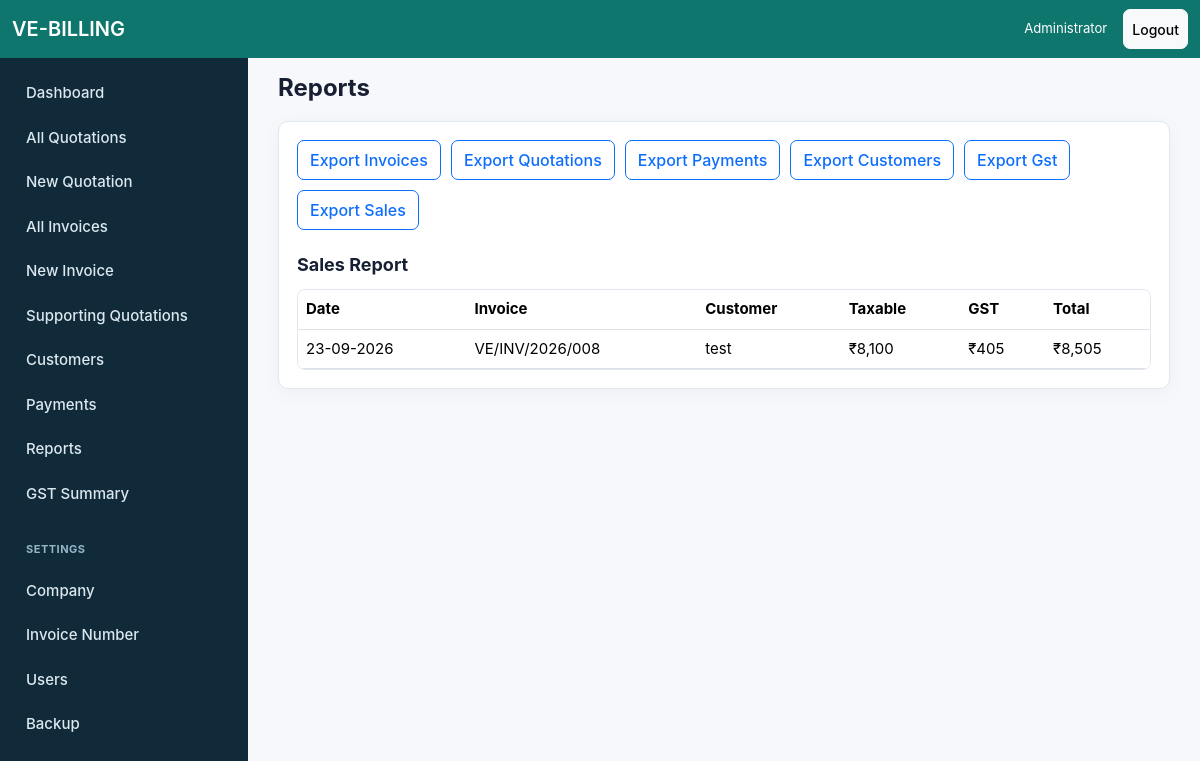
Screenshot of /reports (signed in) with the database file from the repository.
### models/core.py (models this page shows, shortened)
class TimestampMixin:
    created_at = db.Column(db.DateTime, default=datetime.utcnow, nullable=False)
    updated_at = db.Column(db.DateTime, default=datetime.utcnow, onupdate=datetime.utcnow)

class User(UserMixin, TimestampMixin, db.Model):
    id = db.Column(db.Integer, primary_key=True)
    name = db.Column(db.String(120), nullable=False)
    username = db.Column(db.String(80), unique=True, nullable=False)
    email = db.Column(db.String(160), unique=True, nullable=False)
    password_hash = db.Column(db.String(255), nullable=False)
    role = db.Column(db.String(20), default="staff", nullable=False)
    active = db.Column(db.Boolean, default=True, nullable=False)
    @property
    def is_active(self):
        return self.active

class Invoice(TimestampMixin, db.Model):
    id = db.Column(db.Integer, primary_key=True)
    invoice_number = db.Column(db.String(80), unique=True, nullable=False)
    invoice_date = db.Column(db.Date, nullable=False)
    customer_id = db.Column(db.Integer, db.ForeignKey("customer.id"), nullable=False)
    quotation_id = db.Column(db.Integer, db.ForeignKey("quotation.id"))
    subject = db.Column(db.String(255), default="")
    payment_status = db.Column(db.String(40), default="Pending", nullable=False)
    taxable_amount = db.Column(db.Numeric(12, 2), default=0)
    total_discount = db.Column(db.Numeric(12, 2), default=0)
    total_gst = db.Column(db.Numeric(12, 2), default=0)
    grand_total = db.Column(db.Numeric(12, 2), default=0)
    rounded_total = db.Column(db.Integer, default=0)
    amount_words = db.Column(db.String(255), default="")
    finalized = db.Column(db.Boolean, default=True, nullable=False)
    customer = db.relationship("Customer")
    quotation = db.relationship("Quotation")
    items = db.relationship("InvoiceItem", cascade="all, delete-orphan", backref="invoice")
    payments = db.relationship("Payment", cascade="all, delete-orphan", backref="invoice")

class Customer(TimestampMixin, db.Model):
    id = db.Column(db.Integer, primary_key=True)
    customer_name = db.Column(db.String(180), nullable=False)
    company_name = db.Column(db.String(180), default="")
    ship_name = db.Column(db.String(180), default="")
    address = db.Column(db.Text, default="")
    city = db.Column(db.String(80), default="")
    state = db.Column(db.String(80), default="")
    pin = db.Column(db.String(20), default="")
    gstin = db.Column(db.String(30), default="")
    contact_person = db.Column(db.String(120), default="")
    phone = db.Column(db.String(40), default="")
    email = db.Column(db.String(160), default="")

### routes/main.py (the view)
@main_bp.route("/reports")
@login_required
def reports():
    invoices = Invoice.query.order_by(Invoice.invoice_date.desc()).all()
    customers = Customer.query.order_by(Customer.customer_name).all()
    return render_template("reports.html", invoices=invoices, customers=customers)

### app.py (called while the page is built)
@login_manager.user_loader
def load_user(user_id):
    return db.session.get(User, int(user_id))

### routes/main.py (called while the page is built)
@main_bp.app_template_filter("money")
def money_filter(value):
    return money(value or 0)

@main_bp.app_template_filter("datefmt")
def datefmt(value):
    return value.strftime("%d-%m-%Y") if value else ""

@main_bp.context_processor
def inject_globals():
    return {"today": date.today(), "is_admin": current_user.is_authenticated and current_user.role == "admin"}

### utils/money.py (called while the page is built)
def dec(value, default="0"):
    if value in (None, ""):
        value = default
    return Decimal(str(value)).quantize(Decimal("0.01"), rounding=ROUND_HALF_UP)

def whole_rupees(value):
    return int(dec(value).quantize(Decimal("1"), rounding=ROUND_HALF_UP))

def money(value):
    return f"₹{whole_rupees(value):,}"

### templates/reports.html
{% extends "base.html" %}
{% block content %}
<div class="page-head"><h1>Reports</h1></div>
<section class="panel">
  <div class="export-grid">
    {% for ds in ['invoices','quotations','payments','customers','gst','sales'] %}
    <a class="btn btn-outline-primary" href="{{ url_for('main.export', dataset=ds) }}">Export {{ ds|title }}</a>
    {% endfor %}
  </div>
  <h2 class="mt-4">Sales Report</h2>
  <div class="table-responsive"><table class="table"><thead><tr><th>Date</th><th>Invoice</th><th>Customer</th><th>Taxable</th><th>GST</th><th>Total</th></tr></thead><tbody>{% for i in invoices %}<tr><td>{{ i.invoice_date|datefmt }}</td><td>{{ i.invoice_number }}</td><td>{{ i.customer.customer_name }}</td><td>{{ i.taxable_amount|money }}</td><td>{{ i.total_gst|money }}</td><td>{{ i.rounded_total|money }}</td></tr>{% endfor %}</tbody></table></div>
</section>
{% endblock %}

### templates/base.html (shortened to what this page needs)
<!doctype html>
<html lang="en">
<head>
  <link href="https://cdn.jsdelivr.net/npm/bootstrap@5.3.3/dist/css/bootstrap.min.css" rel="stylesheet">
  <link rel="stylesheet" href="{{ url_for('static', filename='css/app.css') }}">
</head>
<body>
{% if current_user.is_authenticated %}
<nav class="navbar navbar-dark app-topbar fixed-top">
  <div class="container-fluid">
    <a class="navbar-brand fw-semibold" href="{{ url_for('main.dashboard') }}">VE-BILLING</a>
    <div class="d-flex align-items-center gap-3 text-white small">
      <span class="d-none d-sm-inline">{{ current_user.name }}</span>
      <a class="btn btn-sm btn-light" href="{{ url_for('auth.logout') }}">Logout</a>
    </div>
  </div>
</nav>
<aside class="sidebar d-none d-lg-flex">
  {% include "partials/nav.html" %}
</aside>
{% endif %}
<main class="{% if current_user.is_authenticated %}app-main{% else %}auth-main{% endif %}">
  <div class="container-fluid">
    {% block content %}{% endblock %}
  </div>
</main>
</body>
</html>

### static/css/app.css (style rules this page uses)
:root { --teal:#0f766e;--teal-dark:#0d5e58;--ink:#172033;--muted:#64748b;--line:#e2e8f0;--bg:#f6f8fb }
* { letter-spacing:0;box-sizing:border-box }
body { background:var(--bg);color:var(--ink);font-size:15px;font-family:-apple-system,BlinkMacSystemFont,"Segoe UI",Roboto,Helvetica,Arial,sans-serif;-webkit-tap-highlight-color:transparent }
.app-topbar { background:var(--teal);height:58px;z-index:1030 }
.sidebar { position:fixed;top:58px;bottom:0;left:0;width:248px;background:#102a3a;overflow-y:auto;z-index:1020 }
.app-main { padding:74px 18px 28px;margin-left:248px;min-height:100vh }
.login-card,.panel,.metric { background:#fff;border:1px solid var(--line);border-radius:10px;box-shadow:0 4px 20px rgba(15,23,42,.04) }
.page-head { display:flex;justify-content:space-between;gap:14px;align-items:center;margin-bottom:18px;flex-wrap:wrap }
.page-head h1 { font-size:24px;font-weight:700;margin:0 }
.panel { padding:18px;margin-bottom:18px }
.panel h2 { font-size:18px;font-weight:700;margin-bottom:14px }
.table { min-width:820px;margin-bottom:0 }
.table-responsive { border-radius:8px;border:1px solid var(--line);overflow-x:auto;-webkit-overflow-scrolling:touch }
.export-grid { display:flex;gap:10px;flex-wrap:wrap }
.btn { border-radius:7px;min-height:40px;font-weight:500;display:inline-flex;align-items:center;justify-content:center }

### rows the page displays
User: name "Administrator"
Invoice: invoice_date "23-09-2026", invoice_number "VE/INV/2026/008", customer.customer_name "test", taxable_amount "₹8,100", total_gst "₹405", rounded_total "₹8,505"

### other values shown
{{ ds|title }} "Invoices" "Quotations" "Payments" "Customers" "Gst" "Sales"
